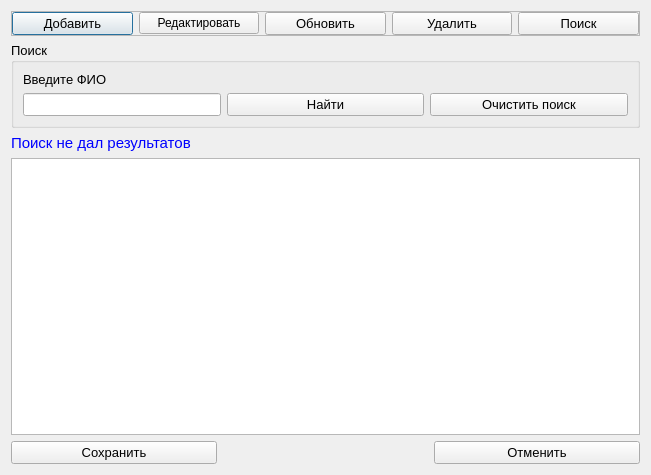
<?xml version="1.0" encoding="UTF-8"?>
<ui version="4.0">
 <class>Sponsors</class>
 <widget class="QDialog" name="Sponsors">
  <property name="geometry">
   <rect>
    <x>0</x>
    <y>0</y>
    <width>651</width>
    <height>475</height>
   </rect>
  </property>
  <property name="windowTitle">
   <string>Спонсоры</string>
  </property>
  <layout class="QGridLayout" name="gridLayout_3">
   <item row="0" column="0" colspan="3">
    <widget class="QFrame" name="frame">
     <property name="frameShape">
      <enum>QFrame::StyledPanel</enum>
     </property>
     <property name="frameShadow">
      <enum>QFrame::Raised</enum>
     </property>
     <layout class="QGridLayout" name="gridLayout_2">
      <property name="leftMargin">
       <number>0</number>
      </property>
      <property name="topMargin">
       <number>0</number>
      </property>
      <property name="rightMargin">
       <number>0</number>
      </property>
      <property name="bottomMargin">
       <number>0</number>
      </property>
      <item row="0" column="0">
       <widget class="QPushButton" name="pushButton_add">
        <property name="font">
         <font>
          <pointsize>10</pointsize>
         </font>
        </property>
        <property name="text">
         <string>Добавить</string>
        </property>
        <property name="icon">
         <iconset resource="resourses.qrc">
          <normaloff>:/img/img/add.png</normaloff>:/img/img/add.png</iconset>
        </property>
       </widget>
      </item>
      <item row="0" column="2">
       <widget class="QPushButton" name="pushButton_update">
        <property name="font">
         <font>
          <pointsize>10</pointsize>
         </font>
        </property>
        <property name="text">
         <string>Обновить</string>
        </property>
        <property name="icon">
         <iconset resource="resourses.qrc">
          <normaloff>:/img/img/refresh.png</normaloff>:/img/img/refresh.png</iconset>
        </property>
       </widget>
      </item>
      <item row="0" column="4">
       <widget class="QPushButton" name="pushButton_search">
        <property name="font">
         <font>
          <pointsize>10</pointsize>
         </font>
        </property>
        <property name="text">
         <string>Поиск</string>
        </property>
        <property name="icon">
         <iconset resource="resourses.qrc">
          <normaloff>:/img/img/find.png</normaloff>:/img/img/find.png</iconset>
        </property>
       </widget>
      </item>
      <item row="0" column="3">
       <widget class="QPushButton" name="pushButton_del">
        <property name="font">
         <font>
          <pointsize>10</pointsize>
         </font>
        </property>
        <property name="text">
         <string>Удалить</string>
        </property>
        <property name="icon">
         <iconset resource="resourses.qrc">
          <normaloff>:/img/img/delete.png</normaloff>:/img/img/delete.png</iconset>
        </property>
       </widget>
      </item>
      <item row="0" column="1">
       <widget class="QPushButton" name="pushButton_edit">
        <property name="text">
         <string>Редактировать</string>
        </property>
        <property name="icon">
         <iconset resource="resourses.qrc">
          <normaloff>:/img/img/edit.png</normaloff>:/img/img/edit.png</iconset>
        </property>
       </widget>
      </item>
     </layout>
    </widget>
   </item>
   <item row="1" column="0" colspan="3">
    <widget class="QGroupBox" name="groupBox_search">
     <property name="font">
      <font>
       <pointsize>10</pointsize>
      </font>
     </property>
     <property name="title">
      <string>Поиск</string>
     </property>
     <layout class="QGridLayout" name="gridLayout" columnstretch="4,4,4">
      <item row="0" column="0">
       <widget class="QLabel" name="label">
        <property name="font">
         <font>
          <pointsize>10</pointsize>
         </font>
        </property>
        <property name="text">
         <string>Введите ФИО</string>
        </property>
       </widget>
      </item>
      <item row="1" column="1">
       <widget class="QPushButton" name="pushButton_find">
        <property name="font">
         <font>
          <pointsize>10</pointsize>
         </font>
        </property>
        <property name="text">
         <string>Найти</string>
        </property>
        <property name="icon">
         <iconset resource="resourses.qrc">
          <normaloff>:/img/img/findOk.png</normaloff>:/img/img/findOk.png</iconset>
        </property>
       </widget>
      </item>
      <item row="1" column="2">
       <widget class="QPushButton" name="pushButton_clear">
        <property name="font">
         <font>
          <pointsize>10</pointsize>
         </font>
        </property>
        <property name="text">
         <string>Очистить поиск</string>
        </property>
        <property name="icon">
         <iconset resource="resourses.qrc">
          <normaloff>:/img/img/clear.png</normaloff>:/img/img/clear.png</iconset>
        </property>
       </widget>
      </item>
      <item row="1" column="0">
       <widget class="QLineEdit" name="lineEdit_FIO">
        <property name="clearButtonEnabled">
         <bool>true</bool>
        </property>
       </widget>
      </item>
     </layout>
    </widget>
   </item>
   <item row="2" column="0" colspan="2">
    <widget class="QLabel" name="label_result">
     <property name="maximumSize">
      <size>
       <width>16777215</width>
       <height>20</height>
      </size>
     </property>
     <property name="font">
      <font>
       <pointsize>11</pointsize>
      </font>
     </property>
     <property name="styleSheet">
      <string notr="true">color:rgb(0, 0, 255)</string>
     </property>
     <property name="text">
      <string>Поиск не дал результатов</string>
     </property>
    </widget>
   </item>
   <item row="3" column="0" colspan="3">
    <widget class="QTableView" name="tableView_sponsor">
     <property name="font">
      <font>
       <pointsize>10</pointsize>
      </font>
     </property>
     <property name="alternatingRowColors">
      <bool>true</bool>
     </property>
     <property name="selectionMode">
      <enum>QAbstractItemView::SingleSelection</enum>
     </property>
     <property name="selectionBehavior">
      <enum>QAbstractItemView::SelectRows</enum>
     </property>
    </widget>
   </item>
   <item row="4" column="0">
    <widget class="QPushButton" name="pushButton_save">
     <property name="font">
      <font>
       <pointsize>10</pointsize>
      </font>
     </property>
     <property name="text">
      <string>Сохранить</string>
     </property>
     <property name="icon">
      <iconset resource="resourses.qrc">
       <normaloff>:/img/img/save.png</normaloff>:/img/img/save.png</iconset>
     </property>
    </widget>
   </item>
   <item row="4" column="1">
    <widget class="QLabel" name="label_naideno">
     <property name="font">
      <font>
       <pointsize>12</pointsize>
      </font>
     </property>
     <property name="styleSheet">
      <string notr="true">color:rgb(85, 0, 255)</string>
     </property>
     <property name="text">
      <string/>
     </property>
    </widget>
   </item>
   <item row="4" column="2">
    <widget class="QPushButton" name="pushButton_cancel">
     <property name="font">
      <font>
       <pointsize>10</pointsize>
      </font>
     </property>
     <property name="text">
      <string>Отменить</string>
     </property>
     <property name="icon">
      <iconset resource="resourses.qrc">
       <normaloff>:/img/img/cancel.png</normaloff>:/img/img/cancel.png</iconset>
     </property>
    </widget>
   </item>
  </layout>
 </widget>
 <resources>
  <include location="resourses.qrc"/>
 </resources>
 <connections/>
</ui>
